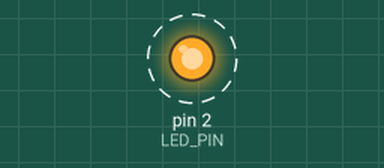
This sketch was run on a simulated Arduino Uno, built with avr-gcc and run on an emulated ATmega328P. Parts: output pins drawn as LEDs (lit = HIGH). Dashed ring = blinking. What the sketch prints to the serial monitor is not drawn.

Above: at 0.5 s.
Timing chart, 0 to 4.6 s (numbered marks = the images above):
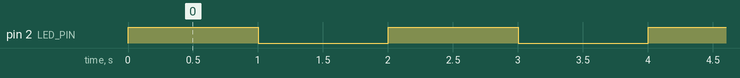

Measured:
- by itself, pin 2 (LED_PIN): alternates HIGH for 1.0 s and LOW for 1.0 s

The sketch:

test_led.ino
```cpp
/*
 * LED Testing Code
 * Test LED connection on GPIO 2
 */

#define LED_PIN 2

void setup() {
  pinMode(LED_PIN, OUTPUT);
  Serial.begin(115200);
  Serial.println("✅ LED Test Started");
}

void loop() {
  // Turn LED ON
  digitalWrite(LED_PIN, HIGH);
  Serial.println("🔴 LED ON");
  delay(1000);

  // Turn LED OFF
  digitalWrite(LED_PIN, LOW);
  Serial.println("⚫ LED OFF");
  delay(1000);
}
```
